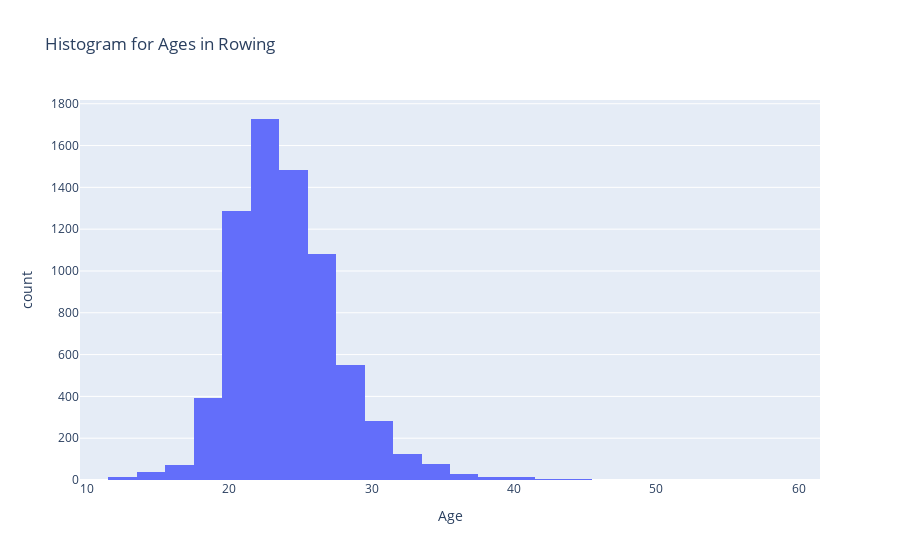

This figure's notebook cell:
### Markdown cell above
#### Ages in rowing

### Code cell
rowing_rows = merged[merged['Sport']=='Rowing']
rowing_rows_uniqueID = rowing_rows.drop_duplicates(subset='ID')

fig = px.histogram(rowing_rows_uniqueID, x='Age', nbins=30, title="Histogram for Ages in Rowing")
fig.show()

### Figure 1 — Plotly figure (JSON) as saved in the notebook; plotly's stock layout.template omitted (floating-point values rounded to 4 significant figures; data arrays with more than 128 entries replaced by an {"elided": "..."} marker saying what was removed)
{"data": [{"bingroup": "x", "hovertemplate": "Age=%{x}<br>count=%{y}<extra></extra>", "legendgroup": "", "marker": {"color": "#636efa", "pattern": {"shape": ""}}, "name": "", "nbinsx": 30, "orientation": "v", "showlegend": false, "type": "histogram", "x": {"elided": "7687 float values"}, "xaxis": "x", "yaxis": "y"}], "layout": {"barmode": "relative", "legend": {"tracegroupgap": 0}, "title": {"text": "Histogram for Ages in Rowing"}, "xaxis": {"anchor": "y", "domain": [0, 1], "title": {"text": "Age"}}, "yaxis": {"anchor": "x", "domain": [0, 1], "title": {"text": "count"}}}}
